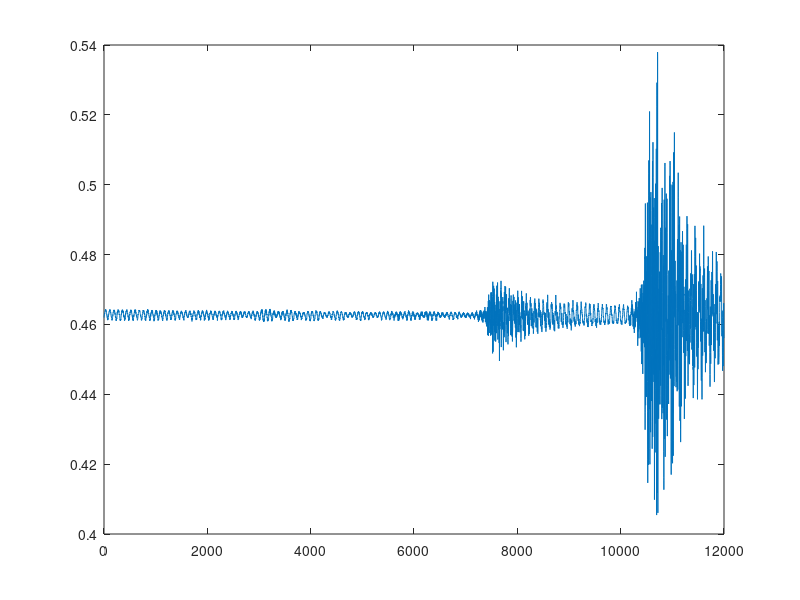

This chart was generated by the following MATLAB code: (Note: this script raises an error after producing the figure.)
%% READ DATA FILE

fid = fopen('U07_CH0.dat','r');
datacell = textscan(fid, '%f');
fclose(fid);
raw_data = datacell{1};


%% CONVERTING DATA
final_conversion_factor = 0.015258789;
physical_value = raw_data ./ 2^16 - 2.5 * final_conversion_factor;
figure(1)
plot(physical_value)
%zero_mean_physical_value = detrend(physical_value);
figure(2)
plot(zero_mean_physical_value)